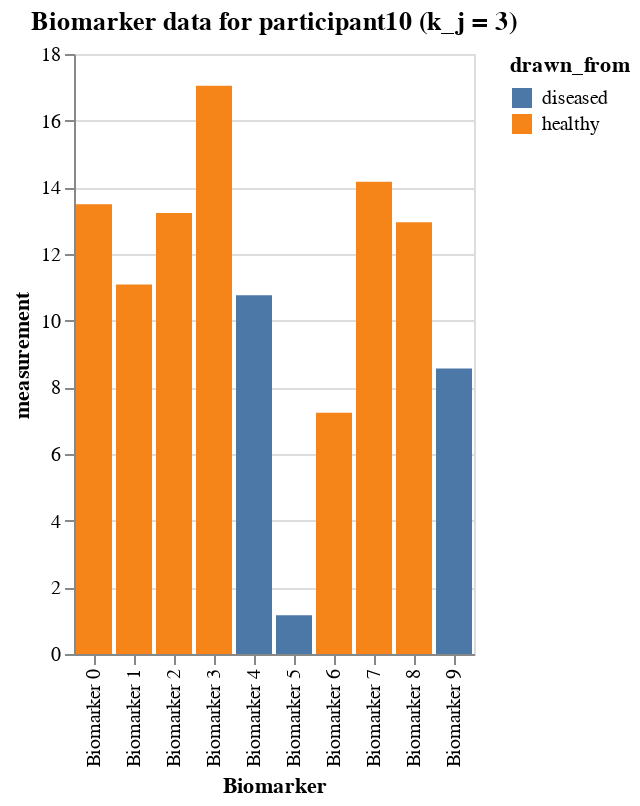

The notebook cell this image was saved under:
### Markdown cell above
### A certain participant's data

### Code cell
# participant 10
participant10_data = df_expanded[df_expanded.participant == 10]
alt.Chart(participant10_data).mark_bar().encode(
    x='Biomarker',
    y='measurement',
    color=alt.Color(
        'drawn_from:N'
    ),
    tooltip=['Biomarker', 'drawn_from', 'measurement']
).interactive().properties(
    title=f'Biomarker data for participant10 (k_j = {participant10_data.k_j.to_list()[0]})'
)

### Figure 1 — Vega-Lite specification as saved in the notebook (floating-point values rounded to 4 significant figures)
{"config": {"view": {"continuousWidth": 300, "continuousHeight": 300}}, "data": {"name": "data-ab1115608b362ec07f0e97c5dd884645"}, "mark": {"type": "bar"}, "encoding": {"color": {"field": "drawn_from", "type": "nominal"}, "tooltip": [{"field": "Biomarker", "type": "nominal"}, {"field": "drawn_from", "type": "nominal"}, {"field": "measurement", "type": "quantitative"}], "x": {"field": "Biomarker", "type": "nominal"}, "y": {"field": "measurement", "type": "quantitative"}}, "params": [{"name": "param_1", "select": {"type": "interval", "encodings": ["x", "y"]}, "bind": "scales"}], "title": "Biomarker data for participant10 (k_j = 3)", "$schema": "https://vega.github.io/schema/vega-lite/v5.16.3.json", "datasets": {"data-ab1115608b362ec07f0e97c5dd884645": [{"Biomarker": "Biomarker 0", "participant": 10, "measurement": 13.49, "k_j": 3, "S_n": 5, "drawn_from": "healthy"}, {"Biomarker": "Biomarker 1", "participant": 10, "measurement": 11.09, "k_j": 3, "S_n": 9, "drawn_from": "healthy"}, {"Biomarker": "Biomarker 2", "participant": 10, "measurement": 13.23, "k_j": 3, "S_n": 10, "drawn_from": "healthy"}, {"Biomarker": "Biomarker 3", "participant": 10, "measurement": 17.05, "k_j": 3, "S_n": 6, "drawn_from": "healthy"}, {"Biomarker": "Biomarker 4", "participant": 10, "measurement": 10.76, "k_j": 3, "S_n": 1, "drawn_from": "diseased"}, {"Biomarker": "Biomarker 5", "participant": 10, "measurement": 1.162, "k_j": 3, "S_n": 3, "drawn_from": "diseased"}, {"Biomarker": "Biomarker 6", "participant": 10, "measurement": 7.237, "k_j": 3, "S_n": 8, "drawn_from": "healthy"}, {"Biomarker": "Biomarker 7", "participant": 10, "measurement": 14.16, "k_j": 3, "S_n": 4, "drawn_from": "healthy"}, {"Biomarker": "Biomarker 8", "participant": 10, "measurement": 12.95, "k_j": 3, "S_n": 7, "drawn_from": "healthy"}, {"Biomarker": "Biomarker 9", "participant": 10, "measurement": 8.568, "k_j": 3, "S_n": 2, "drawn_from": "diseased"}]}}
